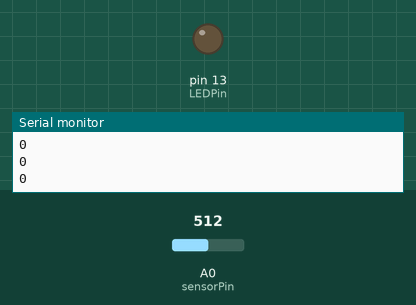
This sketch was run on a simulated Arduino Uno, built with avr-gcc and run on an emulated ATmega328P. Shown: output pins drawn as LEDs (lit = HIGH), the last lines printed to the serial monitor. The test bench sets the inputs (shaded band); at power-on: A0 (sensorPin) = 512.

Above: at 1.2 s.
1.3 s: A0 (sensorPin) set to 263
2.8 s: A0 (sensorPin) set to 241
At 3.3 s:
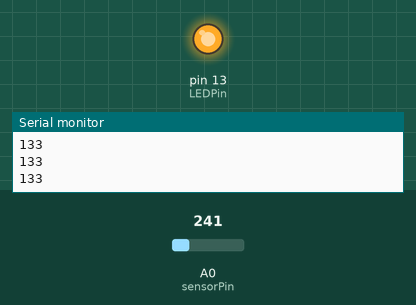
4.3 s: A0 (sensorPin) set to 306
At 4.8 s:
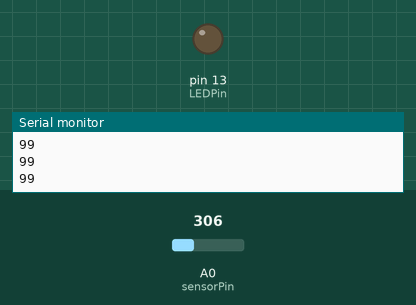
5.8 s: A0 (sensorPin) set to 122
At 6.3 s:
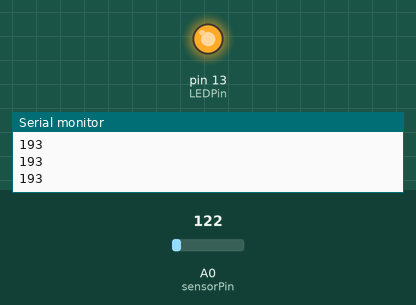
Timing chart, 0 to 8.3 s (numbered marks = the images above; inputs shaded):
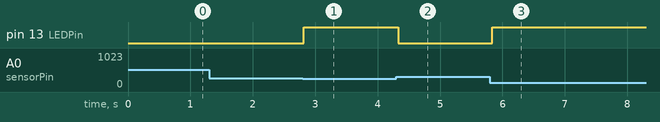

Measured:
- the behaviour switches between 251 and 250 on A0 (sensorPin) (found by bisection; images 0 and 1)
- after the input at 2.8 s, pin 13 (LEDPin): LOW → HIGH at once
- after the input at 4.3 s, pin 13 (LEDPin): HIGH → LOW at once
- after the input at 5.8 s, pin 13 (LEDPin): LOW → HIGH at once

The sketch:

Bits_Atoms_6.ino
```cpp
#define sensorPin A0
#define LEDPin 13
void setup() {
  Serial.begin(9600);
  pinMode(LEDPin, OUTPUT);
}

void loop() {
  int sensorValue = analogRead(sensorPin);
  sensorValue = map(sensorValue, 0, 500, 255, 0);
  sensorValue = constrain(sensorValue, 0, 255);
  Serial.println(sensorValue);

  analogWrite(LEDPin, sensorValue);

  delay(50);
}
```
